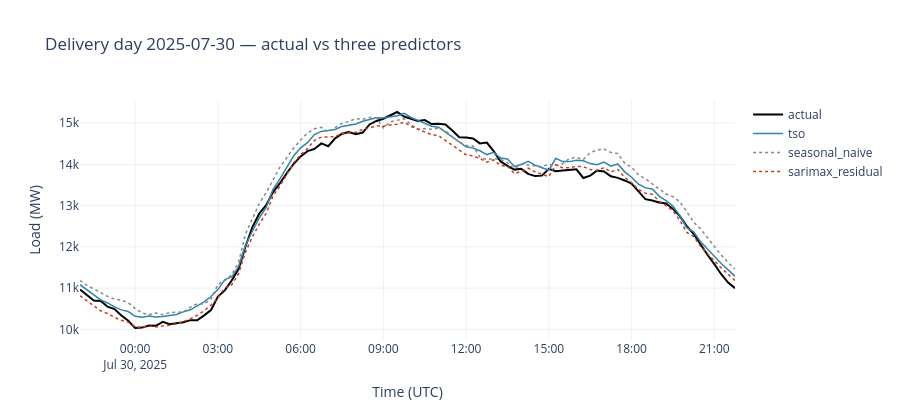

Notebook code for this chart:
### Markdown cell above
## 4. Sample week — actual vs all three forecasts

A single delivery week to *see* the predictors. SARIMAX should track the residual structure that the TSO misses; naive is just last week's pattern shifted in time.

### Code cell
sample_dates = sorted(frames['tso']['issue_date'].unique())
sample = pd.to_datetime(sample_dates[len(sample_dates) // 2]).date()
row_filter = lambda df: df[pd.to_datetime(df['issue_date']).dt.date == sample]
fig = go.Figure()
tso_row = row_filter(frames['tso'])
fig.add_trace(go.Scatter(x=pd.to_datetime(tso_row['target_ts']), y=tso_row['y_true'],
                          mode='lines', name='actual', line=dict(color='black', width=2)))
for label in ('tso', 'seasonal_naive', 'sarimax_residual'):
    r = row_filter(frames[label])
    fig.add_trace(go.Scatter(x=pd.to_datetime(r['target_ts']), y=r['y_model'],
                              mode='lines', name=label,
                              line=dict(color=colours[label], width=1.5, dash='dot' if label!='tso' else 'solid')))
fig.update_layout(
    title=f'Delivery day {sample} — actual vs three predictors',
    xaxis_title='Time (UTC)', yaxis_title='Load (MW)',
    height=420, hovermode='x unified', template='plotly_white',
)
fig.show()
